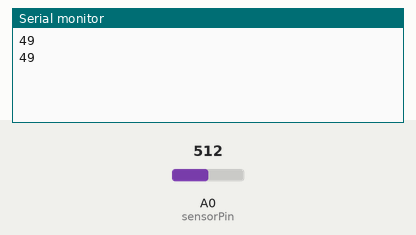
This sketch was run on a simulated Arduino Uno, built with avr-gcc and run on an emulated ATmega328P. On the bench: the last lines printed to the serial monitor. The inputs (shaded band) are chosen by the test bench; at power-on: A0 (sensorPin) = 512.

Above: at 1.8 s.
1.9 s: A0 (sensorPin) set to 716
At 2.8 s:
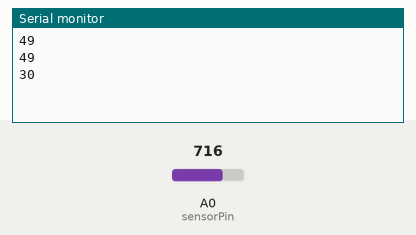
3.4 s: A0 (sensorPin) set to 900
At 4.8 s:
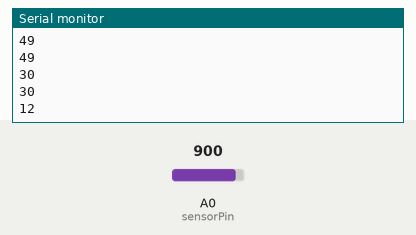
Timing chart, 0 to 6.4 s (numbered marks = the images above; inputs shaded):
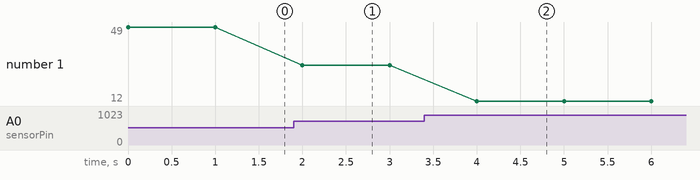

The sketch:

arduino.ino
```cpp
const int sensorPin = A0; // Defines sensor pin to analog input A0

void setup() {
  Serial.begin(9600);
}

void loop() {
  int sensorValue = analogRead(sensorPin);

  // Convert the raw value from 0 to 1023 to 0 to 100, with 0% being dry and 100% being soaking wet
  int moisturePercent = map(sensorValue, 1023, 0, 0, 100);

  Serial.println(moisturePercent); // Prints percentage
  delay(1000); // Delays loop by a second
}
```

Measured:
- after the input at 1.9 s, the serial monitor: prints a new line after 0.10 s (image 1)
- after the input at 3.4 s, the serial monitor: prints a new line after 0.60 s (image 2)
- plotted number 1: 49 → 30 after the input at 1.9 s, 30 → 12 after the input at 3.4 s
